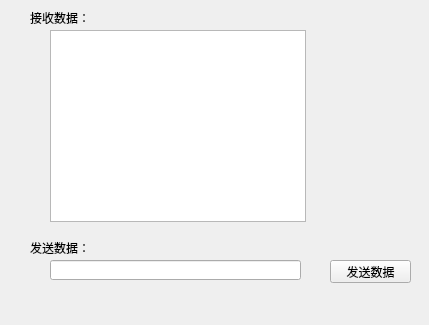
<?xml version="1.0" encoding="UTF-8"?>
<ui version="4.0">
 <class>Widget</class>
 <widget class="QWidget" name="Widget">
  <property name="geometry">
   <rect>
    <x>0</x>
    <y>0</y>
    <width>429</width>
    <height>325</height>
   </rect>
  </property>
  <property name="windowTitle">
   <string>Widget</string>
  </property>
  <widget class="QTextBrowser" name="textBrowser">
   <property name="geometry">
    <rect>
     <x>50</x>
     <y>30</y>
     <width>256</width>
     <height>192</height>
    </rect>
   </property>
  </widget>
  <widget class="QLineEdit" name="lineEdit">
   <property name="geometry">
    <rect>
     <x>50</x>
     <y>260</y>
     <width>251</width>
     <height>20</height>
    </rect>
   </property>
  </widget>
  <widget class="QPushButton" name="pushButton">
   <property name="geometry">
    <rect>
     <x>330</x>
     <y>260</y>
     <width>81</width>
     <height>23</height>
    </rect>
   </property>
   <property name="text">
    <string>发送数据</string>
   </property>
  </widget>
  <widget class="QLabel" name="label">
   <property name="geometry">
    <rect>
     <x>30</x>
     <y>10</y>
     <width>71</width>
     <height>16</height>
    </rect>
   </property>
   <property name="text">
    <string>接收数据：</string>
   </property>
  </widget>
  <widget class="QLabel" name="label_2">
   <property name="geometry">
    <rect>
     <x>30</x>
     <y>240</y>
     <width>71</width>
     <height>16</height>
    </rect>
   </property>
   <property name="text">
    <string>发送数据：</string>
   </property>
  </widget>
 </widget>
 <layoutdefault spacing="6" margin="11"/>
 <resources/>
 <connections/>
</ui>
